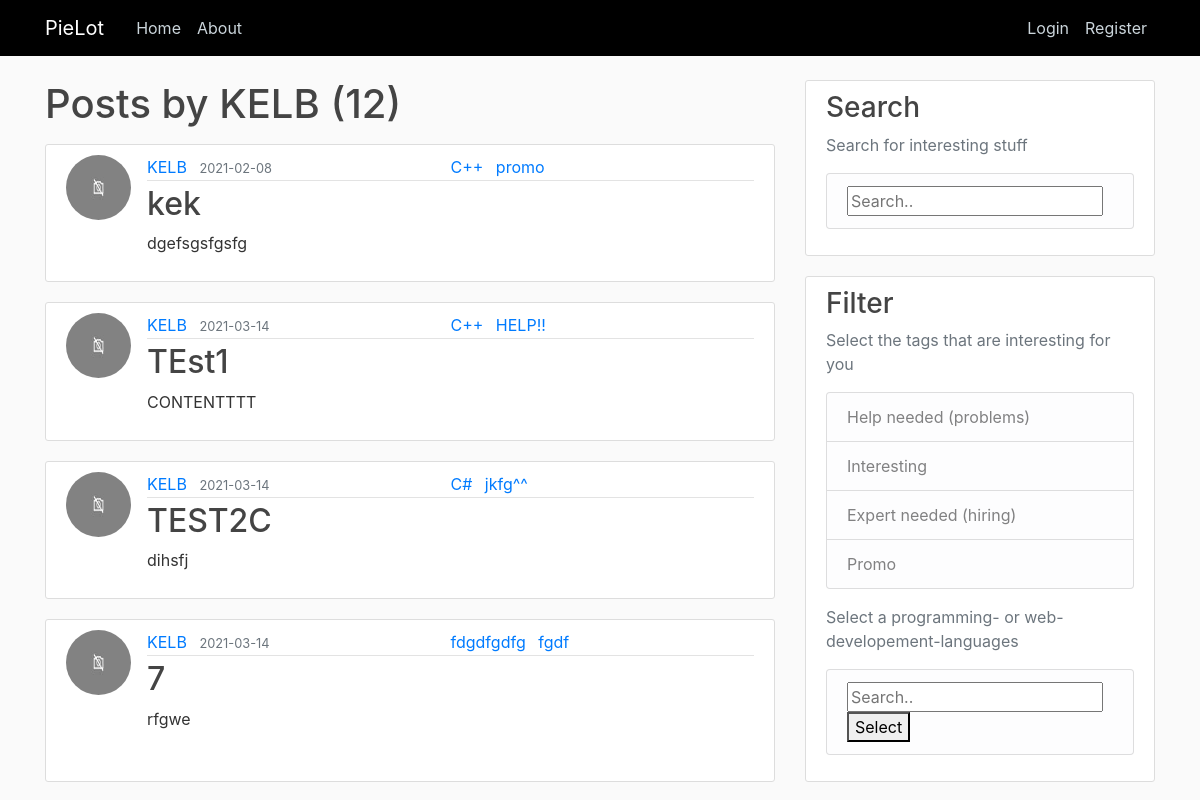
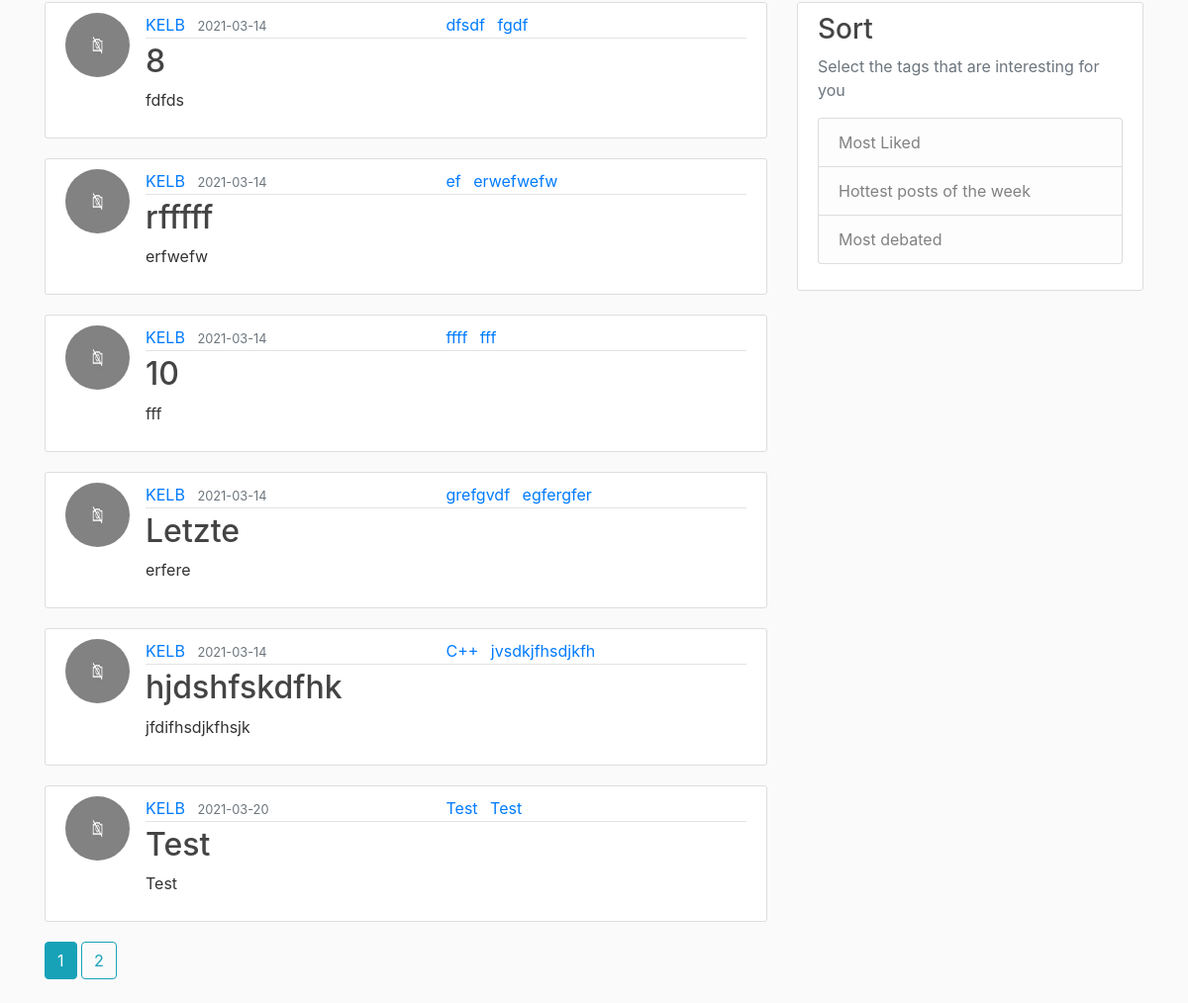
/user/KELB, run on the app's committed database (2 pictures, top to bottom).
### flaskblog/models.py (models this page shows, shortened)
class User(db.Model, UserMixin):
    id = db.Column(db.Integer, primary_key=True)
    username = db.Column(db.String(20), unique=True, nullable=False)
    email = db.Column(db.String(120), unique=True, nullable=False)
    image_file = db.Column(db.String(20), nullable=False, default='default.jpg')
    password = db.Column(db.String(60), nullable=False)
    posts = db.relationship('Post', backref='author', lazy=True)
    comments = db.relationship('Comment', backref='author', lazy=True)

class Post(db.Model):
    id = db.Column(db.Integer, primary_key=True)
    title = db.Column(db.String(100), nullable=False)
    date_posted = db.Column(db.DateTime, nullable=False, default=datetime.utcnow)
    content = db.Column(db.Text, nullable=False)
    user_id = db.Column(db.Integer, db.ForeignKey('user.id'), nullable=False)
    programming_language = db.Column(db.String(100))
    category = db.Column(db.String(100))

### flaskblog/routes.py (the view)
@app.route("/user/<string:username>")
def user_posts(username):
    page = request.args.get('page', 1, type = int)
    user = User.query.filter_by (username = username).first_or_404()
    posts = Post.query.filter_by(author=user)\
        .paginate(page = page, per_page = 10)
    return render_template('user_posts.html', posts=posts, user = user)

### flaskblog/templates/user_posts.html
{% extends "layout.html" %}
{% block content %}
    <h1 class = "mb-3"> Posts by {{ user.username}} ({{ posts.total }})</h1>
    {% for post in posts.items %}
        <article class="media content-section" >
          <img class="rounded-circle article-img" src="{{ url_for('static', filename='profile_pics/' + post.author.image_file) }}">
          <div class="media-body" >
            <div class="article-metadata">
              <a class="mr-2" href="{{ url_for ('user_posts', username = post.author.username) }}">{{ post.author.username }}</a>
              <small class="text-muted">{{ post.date_posted.strftime('%Y-%m-%d') }}</small>
            </div>
            <h2><a class="article-title" href="{{ url_for('post', post_id=post.id) }}">{{ post.title }}</a></h2>
            <p class="article-content">{{ post.content }}</p>
          </div>
          <div class="media-body">
            <div class="article-metadata">
            <a class="mr-2" href="#">{{ post.programming_language}}   </a>
            <a class="mr-2" href="#">{{ post.category }}</a>
            </div>
        </article>
    {% endfor %}
    {% for page_num in posts.iter_pages(left_edge = 1, right_edge = 1, left_current = 1, right_current = 2) %}
      {%if page_num%}
        {%if posts.page == page_num%}
          <a class = "btn btn-info mb-4" href="{{ url_for ('user_posts', username = user.username, page = page_num)}}">{{page_num}}</a>
        {%else%}
          <a class = "btn btn-outline-info mb-4" href="{{ url_for ('user_posts', username = user.username, page = page_num)}}">{{page_num}}</a>
        {%endif%}
      {%else%}
      ...
      {%endif%}
    {%endfor%}
{% endblock content %}

### flaskblog/templates/layout.html (shortened to what this page needs)
<!DOCTYPE html>
<html>
<head>
    <link rel="stylesheet" href="https://maxcdn.bootstrapcdn.com/bootstrap/4.0.0/css/bootstrap.min.css">
    <link rel="stylesheet" type="text/css" href="{{ url_for('static', filename='main.css') }}">
    <link rel="stylesheet" href="https://cdnjs.cloudflare.com/ajax/libs/font-awesome/4.7.0/css/font-awesome.min.css">
</head>
<body>
    <header class="site-header">
      <nav class="navbar navbar-expand-md navbar-dark bg-steel fixed-top">
        <div class="container">
          <a class="navbar-brand mr-4" href = "/">PieLot</a>
          <div class="collapse navbar-collapse" id="navbarToggle">
            <div class="navbar-nav mr-auto">
              <a class="nav-item nav-link" href="{{ url_for('home') }}">Home</a>
              <a class="nav-item nav-link" href="{{ url_for('about') }}">About</a>
            </div>
            <div class="navbar-nav">
              {% if current_user.is_authenticated %}
                <a class="nav-item nav-link" href="{{ url_for('new_post') }}">New Post</a>
                <a class="nav-item nav-link" href="{{ url_for('account') }}">Account</a>
                <a class="nav-item nav-link" href="{{ url_for('logout') }}">Logout</a>
              {% else %}
                <a class="nav-item nav-link" href="{{ url_for('login') }}">Login</a>
                <a class="nav-item nav-link" href="{{ url_for('register') }}">Register</a>
              {% endif %}
            </div>
          </div>
        </div>
      </nav>
    </header>
    <main role="main" class="container">
      <div class="row">
        <div class="col-md-8">
          {% block content %}{% endblock %}
        </div>
        <div class="col-md-4">
          <div class="content-section">
            <h3>Search</h3>
            <p class='text-muted'>Search for interesting stuff
              <ul class="list-group">
                <li class="list-group-item list-group-item-light">
                  <form action="{{ url_for('search') }}">
                    <input onkeyup="Search()" type="text" placeholder="Search.." name="search">
                  </form>
                </li>
              </ul>
            </p>
          </div>
          <div class="content-section">
            <h3>Filter</h3>
            <p class='text-muted'>Select the tags that are interesting for you
              <ul class="list-group">
                <li class="list-group-item list-group-item-light">Help needed (problems)</li>
                <li class="list-group-item list-group-item-light">Interesting</li>
                <li class="list-group-item list-group-item-light">Expert needed (hiring)</li>
                <li class="list-group-item list-group-item-light">Promo</li>
              </ul>
            </p>
            <p class='text-muted'>Select a programming- or web-developement-languages
              <ul class="list-group">
                <li class="list-group-item list-group-item-light">
                  <form autocomplete="off" action="/action_page.php" id="info" >
                    <input   id="myInput" type="text"  placeholder="Search.." name="search">
                    <button type="submit">Select</button>
                  </form>
                </li>
              </ul>
            </p>
          </div>
          <div class="content-section">
            <h3>Sort</h3>
            <p class='text-muted'>Select the tags that are interesting for you
              <ul class="list-group">
                <li class="list-group-item list-group-item-light">Most Liked</li>
                <li class="list-group-item list-group-item-light">Hottest posts of the week</li>
                <li class="list-group-item list-group-item-light">Most debated</li>
              </ul>
            </p>
          </div>
        </div>
      </div>
    </main>
</body>
</html>

### flaskblog/static/main.css (style rules this page uses)
body { background: #fafafa; color: #333333; margin-top: 5rem; }
h1, h2, h3, h4, h5, h6 { color: #444444; }
.bg-steel { background-color: #000000; }
.site-header .navbar-nav .nav-link { color: #cbd5db; }
.content-section { background: #ffffff; padding: 10px 20px; border: 1px solid #dddddd; border-radius: 3px; margin-bottom: 20px; }
.article-title { color: #444444; }
.article-content { white-space: pre-line; }
.article-img { height: 65px; width: 65px; margin-right: 16px; }
.article-metadata { padding-bottom: 1px; margin-bottom: 4px; border-bottom: 1px solid #e3e3e3 }

### data on the page
User: username "KELB"
Post: image_file (picture), author.username "KELB", date_posted "2021-02-08", title "kek", content "dgefsgsfgsfg", programming_language "C++", category "promo"
Post: image_file (picture), author.username "KELB", date_posted "2021-03-14", title "TEst1", content "CONTENTTTT", programming_language "C++", category "HELP!!"
Post: image_file (picture), author.username "KELB", date_posted "2021-03-14", title "TEST2C", content "dihsfj", programming_language "C#", category "jkfg^^"
Post: image_file (picture), author.username "KELB", date_posted "2021-03-14", title "7", content "rfgwe", programming_language "fdgdfgdfg", category "fgdf"
Post: image_file (picture), author.username "KELB", date_posted "2021-03-14", title "8", content "fdfds", programming_language "dfsdf", category "fgdf"
Post: image_file (picture), author.username "KELB", date_posted "2021-03-14", title "rfffff", content "erfwefw", programming_language "ef", category "erwefwefw"
Post: image_file (picture), author.username "KELB", date_posted "2021-03-14", title "10", content "fff", programming_language "ffff", category "fff"
Post: image_file (picture), author.username "KELB", date_posted "2021-03-14", title "Letzte", content "erfere", programming_language "grefgvdf", category "egfergfer"
Post: image_file (picture), author.username "KELB", date_posted "2021-03-14", title "hjdshfskdfhk", content "jfdifhsdjkfhsjk", programming_language "C++", category "jvsdkjfhsdjkfh"
Post: image_file (picture), author.username "KELB", date_posted "2021-03-20", title "Test", content "Test", programming_language "Test", category "Test"

### other printed values
{{ posts.total }} "12"
{{ page_num }} "1"
{{ page_num }} "2"
